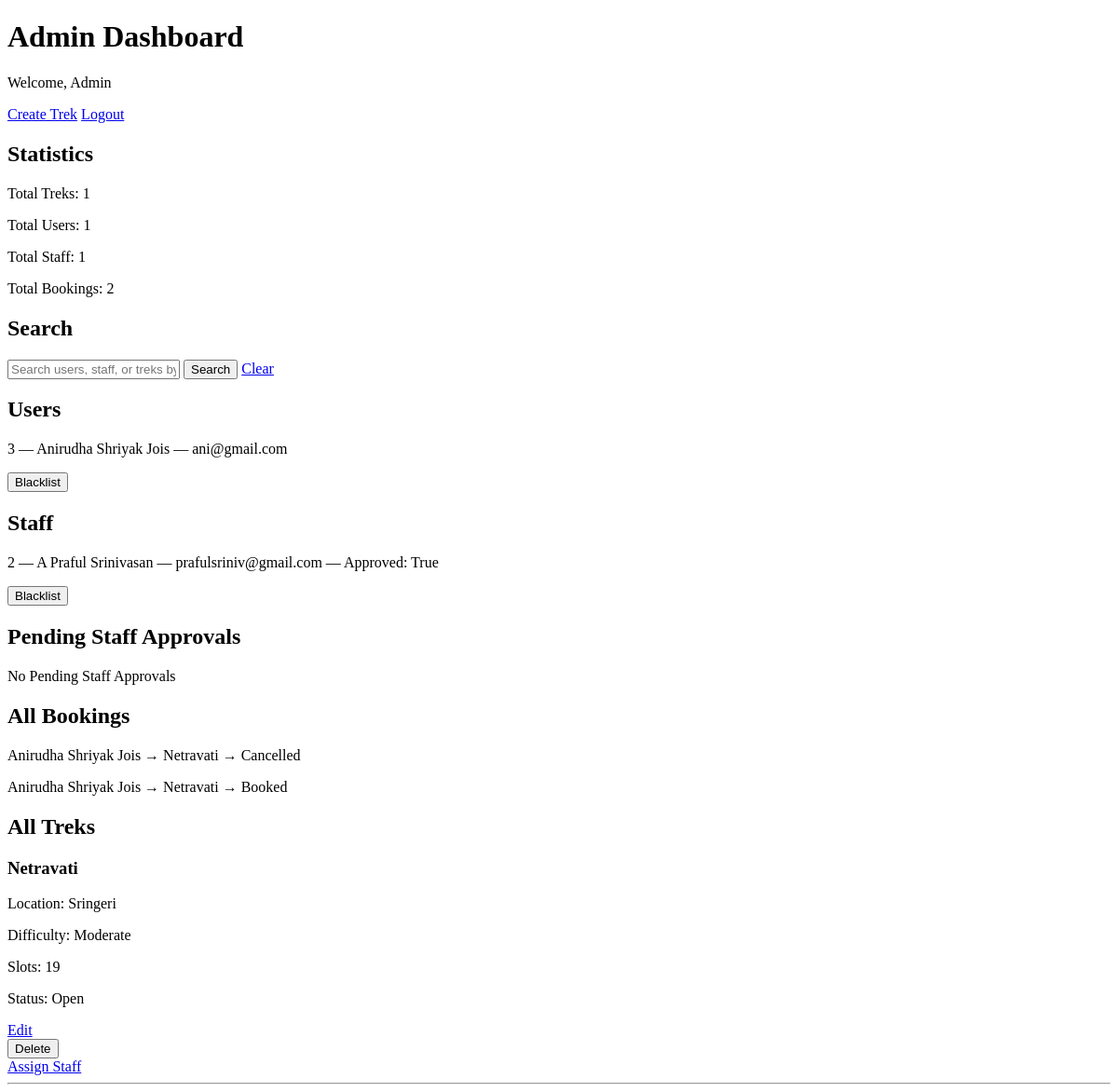
The app's page /admin/dashboard (signed in), older data.
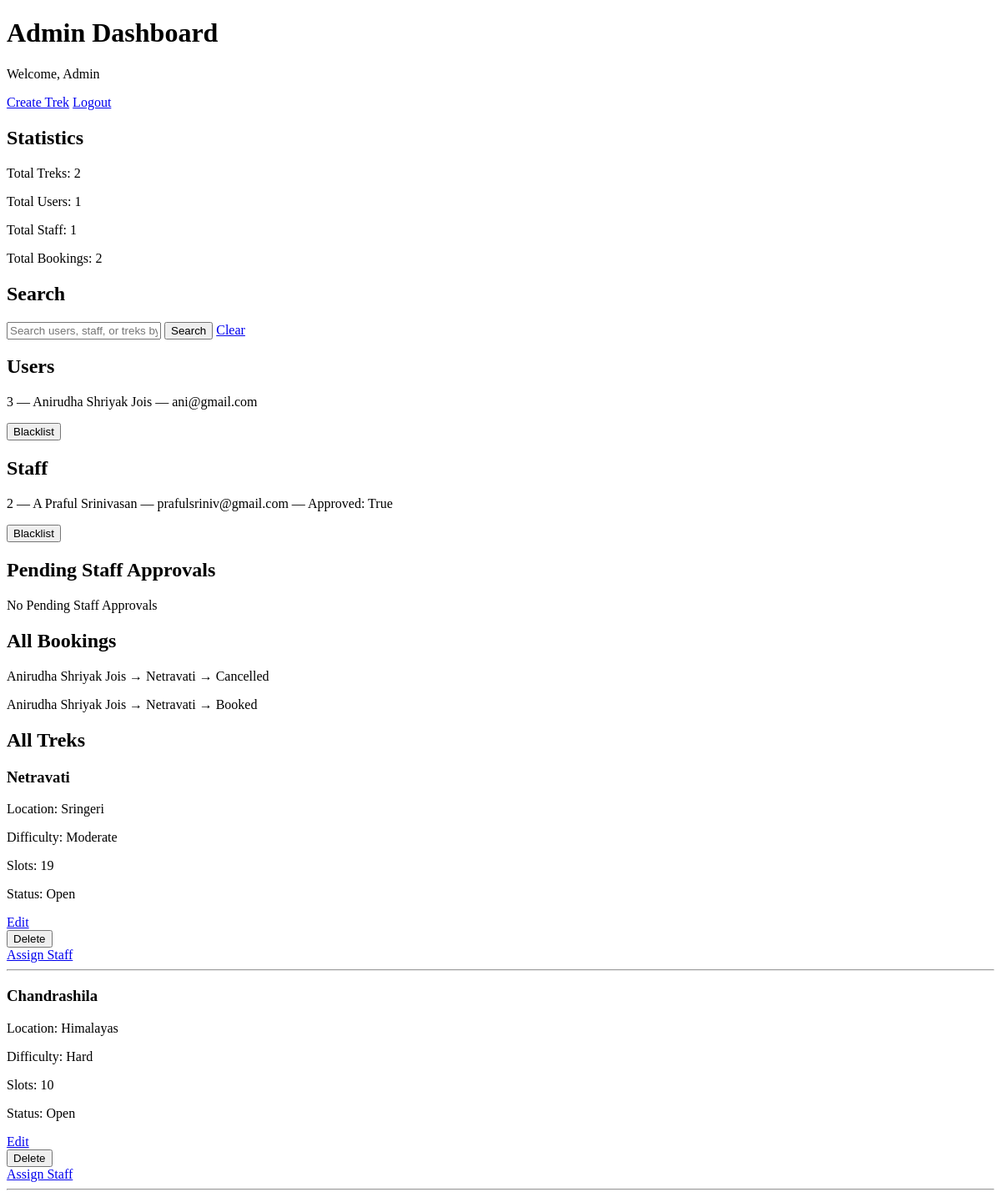
The same page, newer data.
### models.py (models this page shows)
class User(UserMixin, db.Model):
    id = db.Column(db.Integer, primary_key=True)
    name = db.Column(db.String(100), nullable=False)
    email = db.Column(db.String(120), unique=True, nullable=False)
    password_hash = db.Column(db.String(256), nullable=False)
    role = db.Column(db.String(50), nullable=False, default="user")
    is_approved = db.Column(db.Boolean, nullable=False, default=False)
    is_blacklisted = db.Column(db.Boolean, nullable=False, default=False)
    bookings = db.relationship(
        "Booking",
        back_populates="user"
    )
    staff_assignments = db.relationship(
        "TrekAssignment",
        back_populates="staff"
    )

class Booking(db.Model):
    id = db.Column(db.Integer, primary_key=True)
    user_id = db.Column(
        db.Integer,
        db.ForeignKey("user.id"),
        nullable=False
    )
    trek_id = db.Column(
        db.Integer,
        db.ForeignKey("trek.id"),
        nullable=False
    )
    booking_date = db.Column(
        db.DateTime,
        nullable=False,
        default= lambda: datetime.now(timezone.utc)
    )
    status = db.Column(
        db.String(20),
        nullable=False,
        default="Booked"
    )
    user = db.relationship(
        "User",
        back_populates="bookings"
    )
    trek = db.relationship(
        "Trek",
        back_populates="bookings"
    )

class Trek(db.Model):
    id = db.Column(db.Integer, primary_key=True)
    name = db.Column(db.String(100), nullable=False)
    location = db.Column(db.String(150), nullable=False)
    difficulty = db.Column(db.String(20), nullable=False)
    duration = db.Column(db.Integer, nullable=False)
    available_slots = db.Column(db.Integer, nullable=False)
    status = db.Column(db.String(20), nullable=False, default="Pending")
    start_date = db.Column(db.Date, nullable=False)
    end_date = db.Column(db.Date, nullable=False)
    bookings = db.relationship(
        "Booking",
        back_populates="trek"
    )
    staff_assignments = db.relationship(
        "TrekAssignment",
        back_populates="trek"
    )

### app.py (the view, shortened to what this page needs)
@app.route("/admin/dashboard")
@login_required
def admin_dashboard():
    if current_user.role != "admin":
        return "Access denied", 403
    search = request.args.get("search", "").strip()
    users_query = User.query.filter_by(role="user")
    staff_query = User.query.filter_by(role="staff")
    treks_query = Trek.query
    users = users_query.all()
    staff_members = staff_query.all()
    treks = treks_query.all()
    all_bookings = Booking.query.all()
    total_treks = Trek.query.count()
    total_users = User.query.filter_by(role="user").count()
    total_staff = User.query.filter_by(role="staff").count()
    total_bookings = Booking.query.count()
    pending_staff = User.query.filter_by(
        role="staff",
        is_approved=False,
        is_blacklisted=False
    ).all()
    return render_template(
        "admin_dashboard.html",
        treks=treks,
        pending_staff=pending_staff,
        users=users,
        staff_members=staff_members,
        all_bookings=all_bookings,
        total_treks=total_treks,
        total_users=total_users,
        total_staff=total_staff,
        total_bookings=total_bookings
    )

### app.py (called while the page is built)
@login_manager.user_loader
def load_user(user_id):
    return db.session.get(User, int(user_id))

### templates/admin_dashboard.html (shortened to what this page needs)
<!DOCTYPE html>
<html lang="en">
<head>
</head>
<body>
    <h1>Admin Dashboard</h1>
    <p>Welcome, {{ current_user.name }}</p>
    <a href="{{ url_for('create_trek') }}">Create Trek</a>
    <a href="{{ url_for('logout') }}">Logout</a>
    <h2>Statistics</h2>
    <p>Total Treks: {{ total_treks }}</p>
    <p>Total Users: {{ total_users }}</p>
    <p>Total Staff: {{ total_staff }}</p>
    <p>Total Bookings: {{ total_bookings }}</p>
    <h2>Search</h2>
    <form method="GET">
        <input
            type="text"
            name="search"
            placeholder="Search users, staff, or treks by name or ID"
            value="{{ request.args.get('search', '') }}"
        >
        <button type="submit">Search</button>
        <a href="{{ url_for('admin_dashboard') }}">Clear</a>
    </form>
    <h2>Users</h2>
    {% for user in users %}
        <p>{{ user.id }} — {{ user.name }} — {{ user.email }}</p>
        <form
            method="POST"
            action="{{ url_for('toggle_blacklist', user_id=user.id) }}"
        >
            <button type="submit">
                {% if user.is_blacklisted %}
                    Remove Blacklist
                {% else %}
                    Blacklist
                {% endif %}
            </button>
        </form>
    {% else %}
        <p>No users found.</p>
    {% endfor %}
    <h2>Staff</h2>
    {% for staff in staff_members %}
        <p>
            {{ staff.id }} — {{ staff.name }} — {{ staff.email }}
            — Approved: {{ staff.is_approved }}
        </p>
        <form
            method="POST"
            action="{{ url_for('toggle_blacklist', user_id=staff.id) }}"
        >
            <button type="submit">
                {% if staff.is_blacklisted %}
                    Remove Blacklist
                {% else %}
                    Blacklist
                {% endif %}
            </button>
        </form>
    {% else %}
        <p>No staff found.</p>
    {% endfor %}
    <h2>Pending Staff Approvals</h2>
    {% for staff in pending_staff %}
        <p>
            {{ staff.name }} — {{ staff.email }}
        </p>
        <form method="POST"
            action="{{ url_for('approve_staff', staff_id=staff.id) }}">
            <button type="submit">Approve</button>
        </form>
    {% else %}
        <p> No Pending Staff Approvals</p>
    {% endfor %}
    <h2>All Bookings</h2>
    {% for booking in all_bookings %}
        <p>
            {{ booking.user.name }}
            → {{ booking.trek.name }}
            → {{ booking.status }}
        </p>
    {% else %}
        <p>No bookings found.</p>
    {% endfor %}
    <h2>All Treks</h2>
    {% for trek in treks %}
        <div>
            <h3>{{ trek.name }}</h3>
            <p>Location: {{ trek.location }}</p>
            <p>Difficulty: {{ trek.difficulty }}</p>
            <p>Slots: {{ trek.available_slots }}</p>
            <p>Status: {{ trek.status }}</p>
            <a href="{{ url_for('edit_trek', trek_id=trek.id) }}">Edit</a>
            <form
                method="POST"
                action="{{ url_for('delete_trek', trek_id=trek.id) }}"
            >
                <button type="submit">Delete</button>
            </form>
            <a href="{{ url_for('assign_staff', trek_id=trek.id) }}">Assign Staff</a>
        </div>
        <hr>
    {% else %}
        <p>No treks have been created yet.</p>
    {% endfor %}
</body>
</html>

Row changes from the older to the newer data that the page shows:
added Trek: name "Chandrashila", location "Himalayas", difficulty "Hard", available_slots "10", status "Open"
Text that changed along with them:
{{ total_treks }}: "1" → "2"
